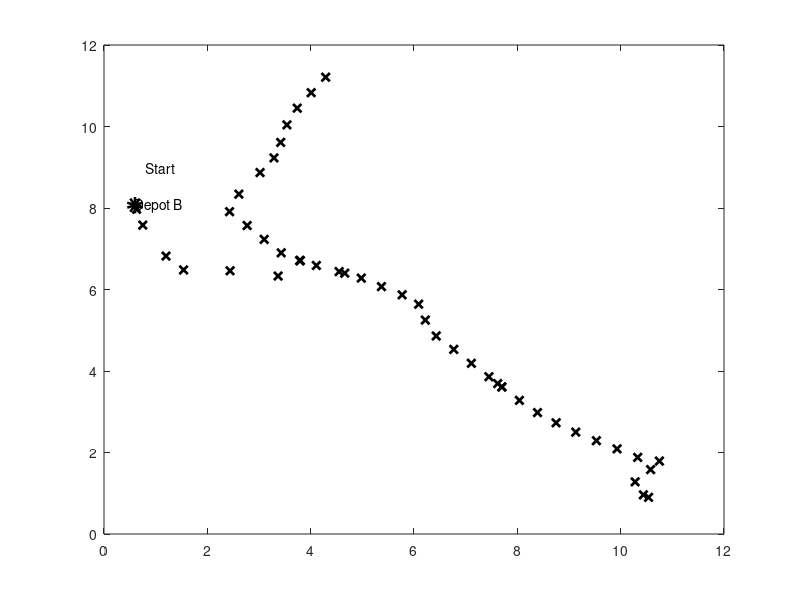

This figure's MATLAB source: (Note: this script raises an error after producing the figure.)
clc
close all
speed_factor = 1;
%% Plot the data points
x = [4.29, 4.01, 3.74, 7.7, 3.42, 3.29, 3.02, 2.61, 2.43, 2.77, 3.1, 3.43, 3.8, 0.6, 0.63, 0.75, 1.2, 1.54, 2.44, 3.37, 3.79, 10.54, 10.44, 10.28, 10.58, 10.75, 10.33, 9.93, 9.53, 9.13, 8.75, 8.39, 8.04, 7.7, 7.62, 7.45, 7.11, 6.77, 6.43, 6.22, 6.09, 5.77, 5.37, 4.98, 4.66, 4.55, 4.11, 3.79, 3.54];
y = [11.21, 10.83, 10.45, 3.61, 9.61, 9.23, 8.87, 8.34, 7.91, 7.57, 7.23, 6.9, 6.71, 8.07, 7.97, 7.58, 6.82, 6.48, 6.46, 6.33, 6.71, 0.9, 0.96, 1.28, 1.58, 1.79, 1.88, 2.09, 2.29, 2.5, 2.73, 2.98, 3.28, 3.61, 3.69, 3.86, 4.19, 4.53, 4.86, 5.25, 5.64, 5.87, 6.07, 6.28, 6.4, 6.44, 6.59, 6.71, 10.04];
for i = 1:length(x)
    if x(i) == 0.6 && y(i) == 8.07
        plot(x(i), y(i), 'ko', 'Linewidth', 6); hold on
    else
        plot(x(i), y(i), 'kx', 'LineWidth', 2); hold on
    end
end
text(0.6, 8.07, 'Depot B', 'Color', 'Black', 'FontSize', 10);
text(0.8, 9, 'Start', 'Color', 'Black', 'FontSize', 10);
%% Read the excel data for animation
full_table = readtable('Interpolated_data_UIC_UMD_planner_results_2UAVs1UGV.xlsx');
x1_tab_val = full_table.x;
x2_tab_val = full_table.x_1;
x3_tab_val = full_table.x_2;

y1_tab_val = full_table.y;
y2_tab_val = full_table.y_1;
y3_tab_val = full_table.y_2;

acu_x1 = transpose(x1_tab_val);
acu_x2 = transpose(x2_tab_val);
acu_x3 = transpose(x3_tab_val);

acu_y1 = transpose(y1_tab_val);
acu_y2 = transpose(y2_tab_val);
acu_y3 = transpose(y3_tab_val);
%% Create movie and start animation
mov = VideoWriter('UAV_UGV_animation_2UAVs1UGV_UIC_UMD_colab.avi');
mov.FrameRate=5;
open(mov);
for k = 1 : length(acu_x1)
    wall_clock_time = sprintf('Wall time elapsed = %d minutes', k);
    time = text(4, 10, wall_clock_time, 'Color', 'Black', 'Fontsize', 10);
    if (k == 1 || k == 2 || k == 3 || k == 4 || k == 5)
      d = plot(acu_x1(k), acu_y1(k), 'ro', 'LineWidth', 2);
      x0 = text(1, 10.5,'Start[0]','Color','red','FontSize',20);
%       y0 = text(1, 10,'Start[0]','Color','magenta','FontSize',20);
      z0 = text(1, 9.5,'Start[0]','Color','blue','FontSize',20);
    end
  uav_1 = plot(acu_x1(k), acu_y1(k), 'ro', 'LineWidth', 2);
  h1 = text(9, 11,'o - UAV 1','Color','red','FontSize',10);
  uav_2 = plot(acu_x2(k), acu_y2(k), 'go', 'LineWidth', 2);
  h2 = text(9, 10, 'o - UAV 2','Color','green','FontSize',10);
  ugv = plot(acu_x3(k), acu_y3(k), 'bo', 'LineWidth', 6);
  h3 = text(9, 9,'O - UGV','Color','blue','FontSize',10);
  if (k == 1 || k == 10 || k == 20 || k == 38 || k == 39 || k == 49 || k == 54 || k == 65 || k == 70 || k == 82 || k == 90 || k == 105 || k == 110)
      x1 = plot(acu_x1(k), acu_y1(k), 'rx', 'Linewidth', 2);
  end
  if (k == 1 || k == 12 || k == 22 || k == 47 || k == 48 || k == 59 || k == 77 || k == 82 || k == 86)
      x1 = plot(acu_x2(k), acu_y2(k), 'gx', 'Linewidth', 2);
  end
  if (k == 1 || k == 5 || k == 9 || k == 13 || k == 17 || k == 21 || k == 25 || k == 29 || k == 32 || k == 35 || k == 94 || k == 97 || k == 100 || k == 103 || k == 106 || k == 109 || k == 112 || k == 115 || k == 118 || k == 120 || k == 123 || k == 126 || k == 129 || k == 132 || k == 135 || k == 138 || k == 141 || k == 144 || k == 146 || k == 149 || k == 151 || k == 153 || k == 155 || k == 157 || k == 159 || k == 161 || k == 164)
      x1 = plot(acu_x3(k), acu_y3(k), 'bx', 'Linewidth', 2);
  end

  xlim([min(x(:)), max(x(:))]);
  ylim([min(y(:)), max(y(:))]);
  writeVideo(mov,getframe);
  pause(0.1*speed_factor)

  h = [uav_1, uav_2, ugv];
  delete(h)
  del = [x0, z0, d];
  delete(del)
  
  if (exist('y2','var')), delete(y2); end
  if (exist('time','var')), delete(time); end

end
%% Close the movie
close(mov);